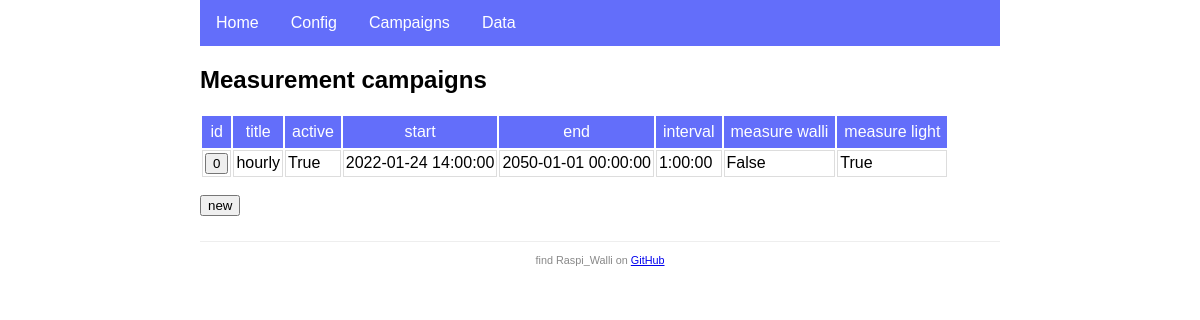
/campaigns/, run on an earlier commit of the app's database.
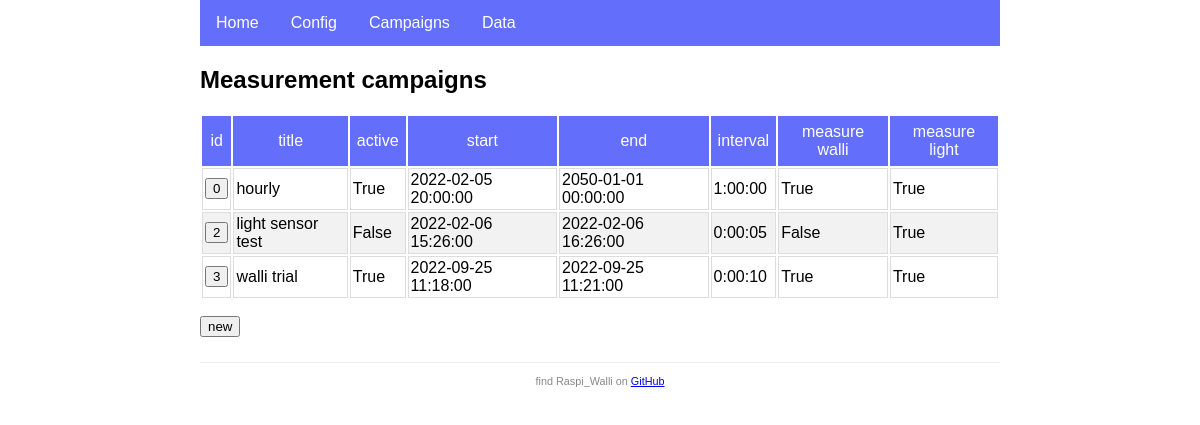
And on a later commit of the database.
### app.py (models this page shows, shortened)
class Campaign(db.Model):
    id = db.Column(db.Integer, primary_key=True)
    title = db.Column(db.String(120), nullable=False)
    is_active = db.Column(db.Boolean, default=True)
    start = db.Column(db.DateTime, nullable=False)
    end = db.Column(db.DateTime, nullable=False)
    previous = db.Column(db.DateTime)
    interval = db.Column(db.Interval, nullable=False)
    measure_walli = db.Column(db.Boolean, default=True)
    measure_light = db.Column(db.Boolean, default=True)
    walli_stats = db.relationship('WalliStat', backref='campaign', lazy=True, cascade="all, delete")
    lux_values = db.relationship('LuxValue', backref='campaign', lazy=True, cascade="all, delete")

### app.py (the view)
@app.route('/campaigns/')
def campaigns():
    campaigns = db.session.query(Campaign).all()
    return render_template('campaigns.html', campaigns=campaigns)

### templates/campaigns.html
{% extends 'base.html' %}
{% block content %}
<h2>Measurement campaigns</h2>
<table>
    <thead>
        <tr>
            <th>id</th>
            <th>title</th>
            <th>active</th>
            <th>start</th>
            <th>end</th>
            <th>interval</th>
            <th>measure walli</th>
            <th>measure light</th>
        </tr>
    </thead>
    <tbody>
        {% for cpn in campaigns %}
        <tr>
            <td>
                <a href="edit/{{cpn.id}}/" title="click to edit campaign {{cpn.id}}">
                    <button type="button">{{cpn.id}}</button>
                </a>
            </td>
            <td>{{cpn.title}}</td>
            <td>{{cpn.is_active}}</td>
            <td>{{cpn.start}}</td>
            <td>{{cpn.end}}</td>
            <td>{{cpn.interval}}</td>
            <td>{{cpn.measure_walli}}</td>
            <td>{{cpn.measure_light}}</td>
        </tr>
        {% endfor %}
    </tbody>
</table>
<p>
    <a href="edit">
        <button type="button" title="create a new campaign">new</button>
    </a>
</p>
{% endblock %}

### templates/base.html (shortened to what this page needs)
<!DOCTYPE html>
<html>
<head>
    <link rel="stylesheet" type="text/css" href="{{ url_for('static', filename='style.css' ) }}">
</head>
<body>
<nav>
    <ul>
        <li><a href="{{ url_for('home') }}">Home</a></li>
        <li><a href="{{ url_for('config') }}">Config</a></li>
        <li><a href="{{ url_for('campaigns') }}">Campaigns</a></li>
        <li><a href="{{ url_for('data') }}">Data</a></li>
    </ul>
</nav>
<main>
    {% block content %}{% endblock %}
</main>
<footer>
    <small> find Raspi_Walli on
        <a href="https://github.com/munich-ml/raspi_walli/">GitHub</a>
    </small>
</footer>
</body>
</html>

### static/style.css (style rules this page uses)
* { font-family: Arial, Helvetica, sans-serif; }
body { margin: auto; width: 800px; }
nav ul { list-style-type: none; margin: 0; padding: 0; overflow: hidden; background-color: rgb(99, 110, 250); }
nav li { float: left; }
nav li a { display: block; color: white; text-align: center; padding: 14px 16px; text-decoration: none; }
main { padding: 0; }
footer { font-size: 13px; color: #888; border-top: 1px solid #eee; margin-top: 25px; text-align: center; padding: 10px; }
th { border: 0px; padding: 7px; font-weight: normal; text-align: center; color: white; background-color: rgb(99, 110, 250); }
td { border: 1px solid #ddd; padding: 2px; text-align: left; }
tr:nth-child(even) { background-color: #f2f2f2; }

What changed in the data, as far as the page shows it:
changed Campaign "hourly": start "2022-01-24 14:00:00" → "2022-02-05 20:00:00"; measure_walli "False" → "True"
added Campaign: id "2", title "light sensor test", is_active "False", start "2022-02-06 15:26:00", end "2022-02-06 16:26:00", interval "0:00:05", measure_walli "False", measure_light "True"
added Campaign: id "3", title "walli trial", is_active "True", start "2022-09-25 11:18:00", end "2022-09-25 11:21:00", interval "0:00:10", measure_walli "True", measure_light "True"
